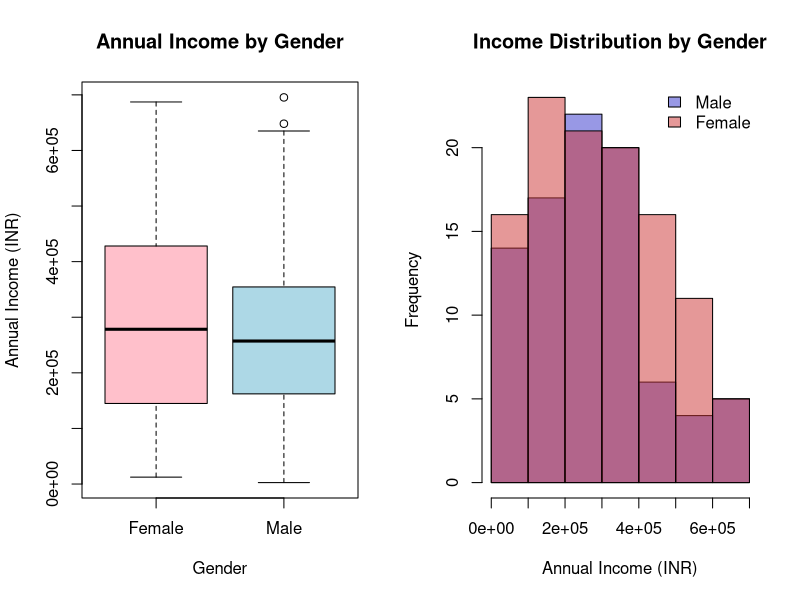

This chart was generated by the following R code:
# ==============================================================================
# 7COM1079 Group Project - Analysis & Visualization
# Research Question: Is there a significant difference in mean Annual Income 
#                    between Male and Female customers?
# ==============================================================================

# 1. LOAD DATA
# ------------------------------------------------------------------------------
# Load the dataset from the CSV file
shopping_data <- read.csv("Shopping_CustomerData.csv")

# 2. VISUALIZATION
# ------------------------------------------------------------------------------
# Set up a 1x2 plotting area to show graphs side-by-side
par(mfrow = c(1, 2)) 

# --- Plot 1: Boxplot (Main Plot) ---
# Visualizes the spread and median of Annual Income for each Gender
boxplot(AnnualIncome ~ CustomerGender, 
        data = shopping_data,
        main = "Annual Income by Gender",
        xlab = "Gender",
        ylab = "Annual Income (INR)",
        col = c("pink", "lightblue"),
        border = "black")

# --- Plot 2: Overlapping Histogram (Gender-wise Distribution) ---
# Create subsets for Male and Female income
income_male <- shopping_data$AnnualIncome[shopping_data$CustomerGender == "Male"]
income_female <- shopping_data$AnnualIncome[shopping_data$CustomerGender == "Female"]

# Calculate bin counts first to determine the correct Y-axis limit (so no bars are cut off)
h_male <- hist(income_male, plot = FALSE)
h_female <- hist(income_female, plot = FALSE)
y_limit <- max(h_male$counts, h_female$counts)
x_limit <- range(shopping_data$AnnualIncome)

# Plot Male Histogram (Blue, semi-transparent)
hist(income_male, 
     col = rgb(0.2, 0.2, 0.8, 0.5), # RGB with 0.5 Alpha (Transparency)
     xlim = x_limit, 
     ylim = c(0, y_limit),
     main = "Income Distribution by Gender",
     xlab = "Annual Income (INR)")

# Plot Female Histogram (Red, semi-transparent) on top
hist(income_female, 
     col = rgb(0.8, 0.2, 0.2, 0.5), # RGB with 0.5 Alpha
     add = TRUE) # add=TRUE overlays this plot on the previous one

# Add a Legend to distinguish the groups
legend("topright", 
       legend = c("Male", "Female"), 
       fill = c(rgb(0.2, 0.2, 0.8, 0.5), rgb(0.8, 0.2, 0.2, 0.5)), 
       bty = "n")

# Reset plotting layout
par(mfrow = c(1, 1))

# 3. STATISTICAL ANALYSIS
# ------------------------------------------------------------------------------
# Perform an Independent Samples T-test (Welch's t-test)
t_test_result <- t.test(AnnualIncome ~ CustomerGender, data = shopping_data, var.equal = FALSE)

# 4. OUTPUT RESULTS
# ------------------------------------------------------------------------------
print("--- T-Test Results ---")
print(t_test_result)

# Print P-value and Conclusion
p_value <- t_test_result$p.value
cat("\nP-value:", format(p_value, scientific = FALSE), "\n")

if(p_value < 0.05) {
  cat("Conclusion: Reject the Null Hypothesis (Significant difference found).\n")
} else {
  cat("Conclusion: Do not reject the Null Hypothesis (No significant difference).\n")
}